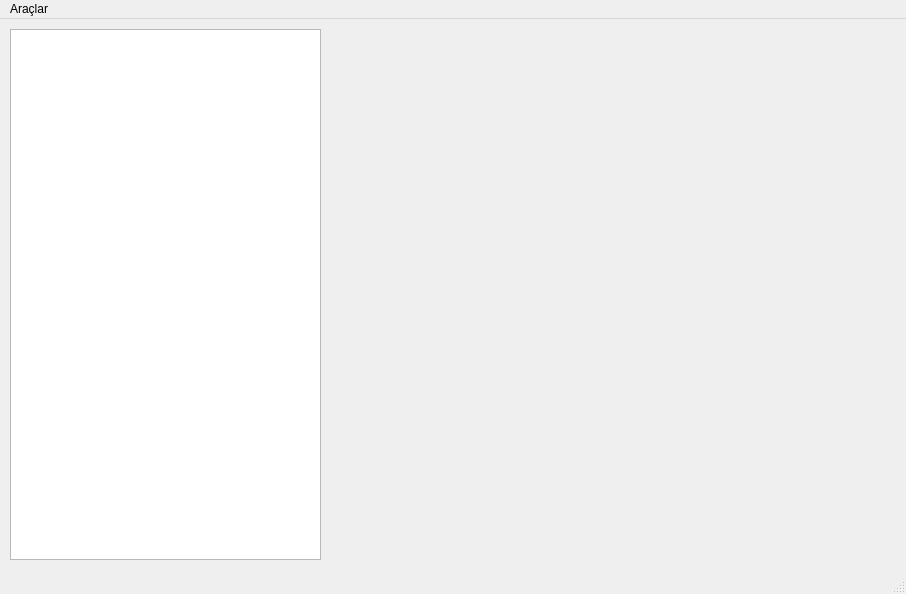
<?xml version="1.0" encoding="UTF-8"?>
<ui version="4.0">
 <class>MainWindow</class>
 <widget class="QMainWindow" name="MainWindow">
  <property name="geometry">
   <rect>
    <x>0</x>
    <y>0</y>
    <width>906</width>
    <height>594</height>
   </rect>
  </property>
  <property name="windowTitle">
   <string>MainWindow</string>
  </property>
  <widget class="QWidget" name="centralwidget">
   <widget class="QListWidget" name="listWidgetGrafik">
    <property name="geometry">
     <rect>
      <x>10</x>
      <y>10</y>
      <width>311</width>
      <height>531</height>
     </rect>
    </property>
   </widget>
   <widget class="QWidget" name="widgetCizdirici" native="true">
    <property name="geometry">
     <rect>
      <x>330</x>
      <y>10</y>
      <width>571</width>
      <height>531</height>
     </rect>
    </property>
   </widget>
  </widget>
  <widget class="QMenuBar" name="menubar">
   <property name="geometry">
    <rect>
     <x>0</x>
     <y>0</y>
     <width>906</width>
     <height>24</height>
    </rect>
   </property>
   <widget class="QMenu" name="menuAra_lar">
    <property name="title">
     <string>Araçlar</string>
    </property>
    <addaction name="actionFonksiyon_Ekle"/>
    <addaction name="actionFonksiyon_Sil"/>
   </widget>
   <addaction name="menuAra_lar"/>
  </widget>
  <widget class="QStatusBar" name="statusbar"/>
  <action name="actionFonksiyon_Ekle">
   <property name="text">
    <string>Fonksiyon Ekle</string>
   </property>
  </action>
  <action name="actionFonksiyon_Sil">
   <property name="text">
    <string>Fonksiyon Sil</string>
   </property>
  </action>
 </widget>
 <resources/>
 <connections/>
</ui>
